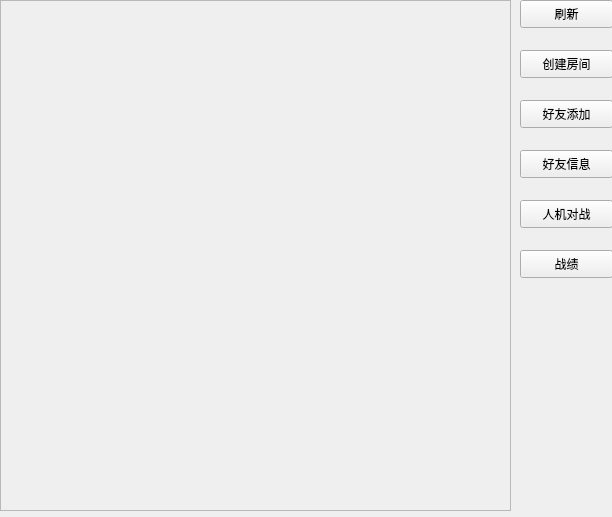
<?xml version="1.0" encoding="UTF-8"?>
<ui version="4.0">
 <class>Ground</class>
 <widget class="QWidget" name="Ground">
  <property name="geometry">
   <rect>
    <x>0</x>
    <y>0</y>
    <width>612</width>
    <height>517</height>
   </rect>
  </property>
  <property name="windowTitle">
   <string>Form</string>
  </property>
  <widget class="QPushButton" name="friendinfo">
   <property name="geometry">
    <rect>
     <x>520</x>
     <y>150</y>
     <width>93</width>
     <height>28</height>
    </rect>
   </property>
   <property name="text">
    <string>好友信息</string>
   </property>
  </widget>
  <widget class="QPushButton" name="pushButton_3">
   <property name="geometry">
    <rect>
     <x>520</x>
     <y>100</y>
     <width>93</width>
     <height>28</height>
    </rect>
   </property>
   <property name="text">
    <string>好友添加</string>
   </property>
  </widget>
  <widget class="QPushButton" name="create_house">
   <property name="geometry">
    <rect>
     <x>520</x>
     <y>50</y>
     <width>93</width>
     <height>28</height>
    </rect>
   </property>
   <property name="text">
    <string>创建房间</string>
   </property>
  </widget>
  <widget class="QPushButton" name="pushButton">
   <property name="geometry">
    <rect>
     <x>520</x>
     <y>0</y>
     <width>93</width>
     <height>28</height>
    </rect>
   </property>
   <property name="text">
    <string>刷新</string>
   </property>
  </widget>
  <widget class="QPushButton" name="AiGamePb">
   <property name="geometry">
    <rect>
     <x>520</x>
     <y>200</y>
     <width>93</width>
     <height>28</height>
    </rect>
   </property>
   <property name="text">
    <string>人机对战</string>
   </property>
  </widget>
  <widget class="QPushButton" name="pushButton_2">
   <property name="geometry">
    <rect>
     <x>520</x>
     <y>250</y>
     <width>93</width>
     <height>28</height>
    </rect>
   </property>
   <property name="text">
    <string>战绩</string>
   </property>
  </widget>
  <widget class="QScrollArea" name="scrollArea">
   <property name="geometry">
    <rect>
     <x>0</x>
     <y>0</y>
     <width>511</width>
     <height>511</height>
    </rect>
   </property>
   <property name="widgetResizable">
    <bool>true</bool>
   </property>
   <widget class="QWidget" name="scrollAreaWidgetContents">
    <property name="geometry">
     <rect>
      <x>0</x>
      <y>0</y>
      <width>509</width>
      <height>509</height>
     </rect>
    </property>
    <layout class="QVBoxLayout" name="verticalLayout">
     <property name="leftMargin">
      <number>0</number>
     </property>
     <property name="topMargin">
      <number>3</number>
     </property>
     <property name="rightMargin">
      <number>0</number>
     </property>
     <property name="bottomMargin">
      <number>3</number>
     </property>
    </layout>
   </widget>
  </widget>
  <zorder>pushButton</zorder>
  <zorder>create_house</zorder>
  <zorder>pushButton_3</zorder>
  <zorder>friendinfo</zorder>
  <zorder>AiGamePb</zorder>
  <zorder>pushButton_2</zorder>
  <zorder>scrollArea</zorder>
 </widget>
 <resources/>
 <connections/>
</ui>
